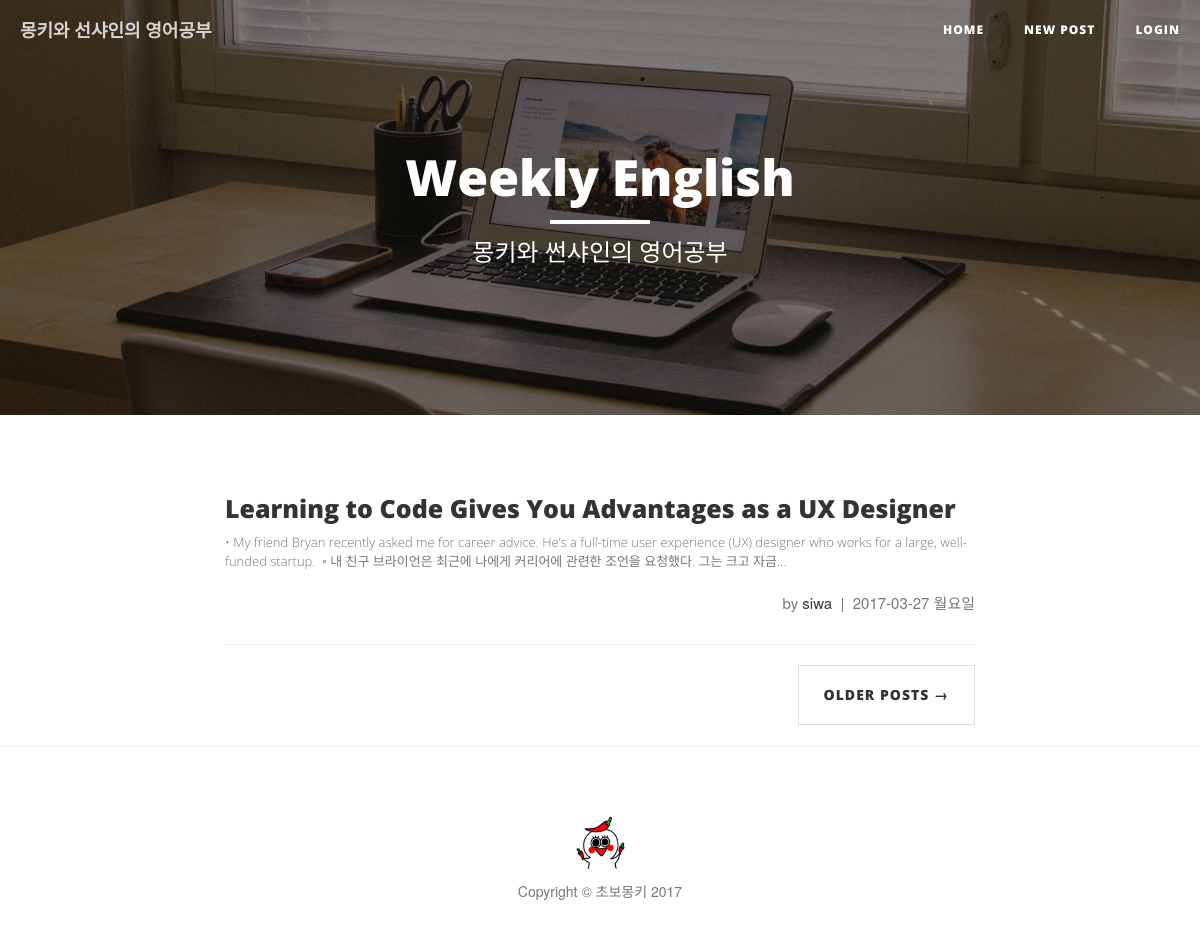
/, run on an earlier commit of the app's database.
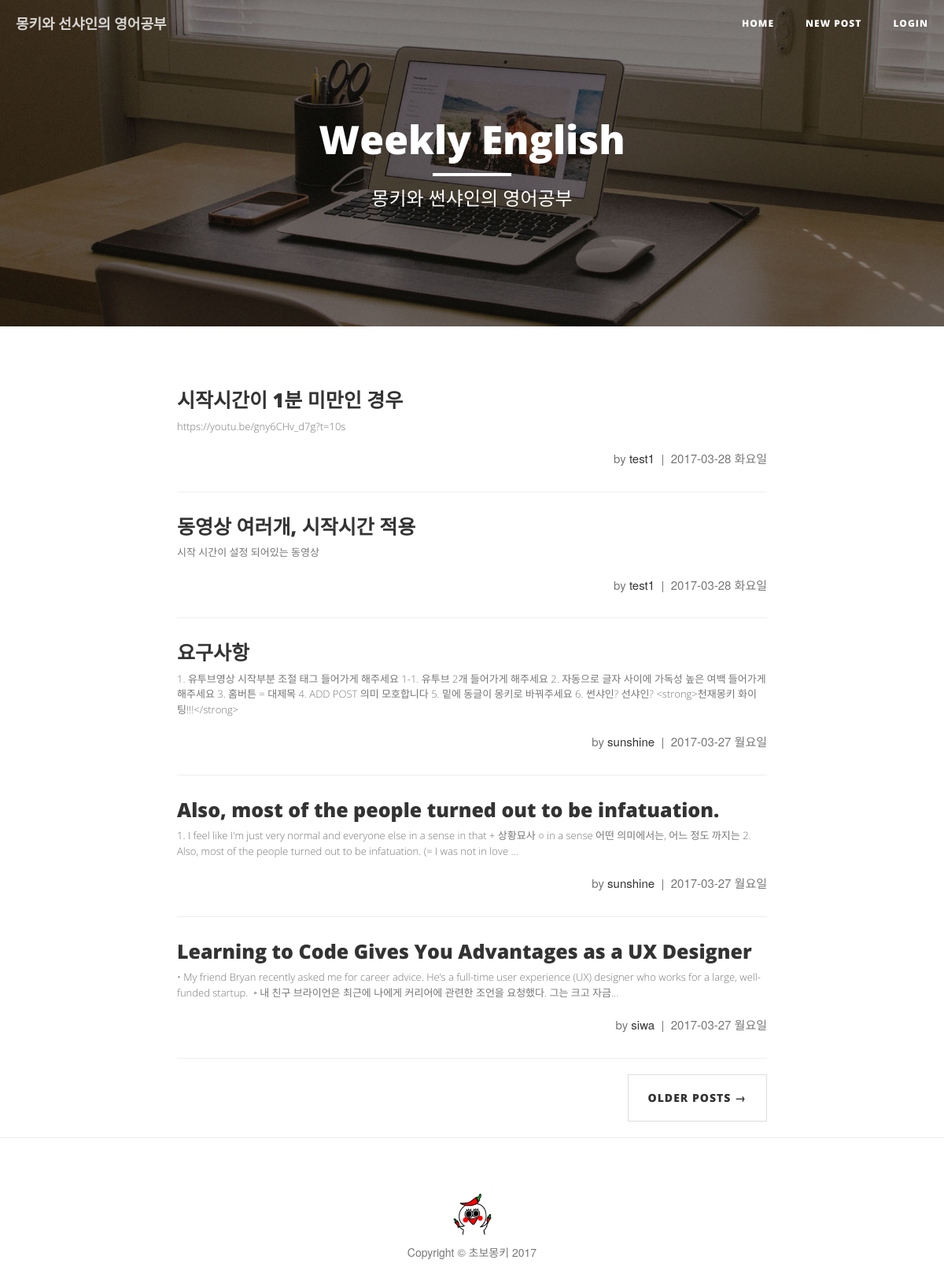
And on a later commit of the database.
### study/models.py (models this page shows, shortened)
class Post(models.Model):
    author = models.ForeignKey('auth.User')
    title = models.CharField(max_length=200, verbose_name='제목')
    origin = models.CharField(max_length=200,  blank=True, null=True, verbose_name='원본 URL')
    video_url = models.CharField(max_length=100, blank=True, null=True, verbose_name='YouTube 링크')
    video_key = models.CharField(max_length=12, null=True, blank=True)
    video_time = models.IntegerField(null=True, blank=True)
    video_url2 = models.CharField(max_length=100, blank=True, null=True, verbose_name='YouTube 링크2')
    video_key2 = models.CharField(max_length=12, null=True, blank=True)
    video_time2 = models.IntegerField(null=True, blank=True)
    text = models.TextField(verbose_name='내용')
    created_date = models.DateTimeField(auto_now_add=True)

### study/views.py (the view)
# urls.py: url(r'^$', views.post_list, name='post_list'),
def post_list(request):
    posts = Post.objects.all().order_by('-created_date')
    return render(request, 'bsr/post_list.html', {'posts':posts})

### study/templates/bsr/post_list.html
{% extends 'bsr/base.html' %}
{% block heading %}
<div class="site-heading">
    <h1 class><a class="heading" href="/">Weekly English</a></h1>
    <hr class="small">
    <span class="subheading">몽키와 썬샤인의 영어공부</span>
</div>
{% endblock %}
{% block content %}
{% for post in posts %}
  <div class="post-preview">
      <a href="{% url 'study:post_detail' pk=post.pk %}">
          <h2 class="post-title">
              {{ post.title }}
          </h2>
          <h3 class="post-subtitle">
              {{ post.text | truncatechars:200  }}
          </h3>
      </a>
      <p class="post-meta">by <a href="#">{{ post.author }}</a>&nbsp;&nbsp;|&nbsp;&nbsp;{{ post.created_date | date:"Y-m-d D" }}</p>
  </div>
  <hr>
{% endfor %}
  <ul class="pager">
      <li class="next">
          <a href="#">Older Posts &rarr;</a>
      </li>
  </ul>
{% endblock content %}

### study/templates/bsr/base.html (shortened to what this page needs)
<!DOCTYPE html>
{% load staticfiles %}
<html>
<head>
    <link href="{% static 'bsr/vendor/bootstrap/css/bootstrap.min.css' %}" rel="stylesheet">
    <link href="{% static 'bsr/css/clean-blog.css' %}" rel="stylesheet">
    <link href="{% static 'bsr/vendor/font-awesome/css/font-awesome.min.css' %}" rel="stylesheet" type="text/css">
</head>
<body>
    <nav class="navbar navbar-default navbar-custom navbar-fixed-top">
        <div class="container-fluid">
            <div class="navbar-header page-scroll">
                <a class="navbar-brand" href="{% url 'study:post_list' %}">몽키와 선샤인의 영어공부</a>
            </div>
            <div class="collapse navbar-collapse" id="bs-example-navbar-collapse-1">
                <ul class="nav navbar-nav navbar-right">
                    <li>
                        <a href="{% url 'study:post_list' %}">Home</a>
                    </li>
                    <li>
                        <a href="{% url 'study:post_new' %}">New Post</a>
                    </li>
                    <li>
                        {% if user.is_active %}
                        <a href="{% url 'logout' %}">Logout</a>
                        {% else %}
                        <a href="{% url 'login' %}">Login</a>
                        {% endif %}
                    </li>
                </ul>
            </div>
        </div>
    </nav>
    <header class="intro-header" style="background-image: url('{% static 'bsr/img/home-bg.jpg' %}')">
        <div class="container">
            <div class="row">
                <div class="col-lg-8 col-lg-offset-2 col-md-10 col-md-offset-1">
                    {% block heading %}
                    {% endblock %}
                </div>
            </div>
        </div>
    </header>
    <div class="container">
        <div class="row">
            <div class="col-lg-8 col-lg-offset-2 col-md-10 col-md-offset-1">
              {% block content %}
              {% endblock %}
            </div>
        </div>
    </div>
    <hr>
    <footer>
        <div class="container">
            <div class="row">
                <div class="col-lg-8 col-lg-offset-2 col-md-10 col-md-offset-1">
                    <img src="{% static 'bsr/img/favicon.png' %}" alt="로고" class="logo">
                    <p class="copyright text-muted">Copyright &copy; 초보몽키 2017</p>
                </div>
            </div>
        </div>
    </footer>
</body>
</html>

### study/static/bsr/css/clean-blog.css (style rules this page uses)
body { font-size: 17px; color: #333333; line-height: 2; }
p { line-height: 1.5; margin: 30px 0; }
p a { text-decoration: underline; }
h1, h2, h3, h4, h5, h6 { font-family: 'Open Sans', 'Helvetica Neue', Helvetica, Arial, sans-serif; font-weight: 800; }
a { color: #333333; }
hr.small { max-width: 100px; margin: 15px auto; border-width: 4px; border-color: white; }
.navbar-custom { position: absolute; top: 0; left: 0; width: 100%; z-index: 3; font-family: 'Open Sans', 'Helvetica Neue', Helvetica, Arial, sans-serif; }
.navbar-custom .navbar-brand { font-weight: 800; }
.navbar-custom .nav li a { text-transform: uppercase; font-size: 12px; font-weight: 800; letter-spacing: 1px; }
@media only screen and (min-width: 768px) { .navbar-custom { background: transparent; border-bottom: 1px solid transparent; } }
@media only screen and (min-width: 768px) { .navbar-custom .navbar-brand { color: white; padding: 20px; } }
@media only screen and (min-width: 768px) { .navbar-custom .nav li a { color: white; padding: 20px; } }
@media only screen and (min-width: 1170px) { .navbar-custom { -webkit-transition: background-color 0.3s; -moz-transition: background-color 0.3s; transition: background-color 0.3s; -webkit-transform: translate3d(0, 0, 0); -moz-transform: translate3d(0, 0, 0); -ms-transform: translate3d(0, 0, 0); -o-transform: translate3d(0, 0, 0); transform: translate3d(0, 0, 0); -webkit-backface-visibility: hidden; backface-visibility: hidden; } }
.intro-header { background-color: #777777; background: no-repeat center center; background-attachment: scroll; -webkit-background-size: cover; -moz-background-size: cover; background-size: cover; -o-background-size: cover; margin-bottom: 50px; }
.intro-header .site-heading, .intro-header .post-heading, .intro-header .page-heading { padding: 100px 0 50px; color: white; }
@media only screen and (min-width: 768px) { .intro-header .site-heading, .intro-header .post-heading, .intro-header .page-heading { padding: 150px 0; } }
.intro-header .site-heading, .intro-header .page-heading { text-align: center; }
.intro-header .site-heading h1, .intro-header .page-heading h1 { margin-top: 0; font-size: 35px; }
.intro-header .site-heading .subheading, .intro-header .page-heading .subheading { font-size: 24px; line-height: 1.1; display: block; font-family: 'Open Sans', 'Helvetica Neue', Helvetica, Arial, sans-serif; font-weight: 300; margin: 10px 0 0; }
@media only screen and (min-width: 768px) { .intro-header .site-heading h1, .intro-header .page-heading h1 { font-size: 50px; } }
.post-preview > a { color: #333333; }
.post-preview > a > .post-title { font-size: 25px; margin-top: 30px; margin-bottom: 10px; }
.post-preview > a > .post-subtitle { margin: 0px; line-height: 1.5; font-size: 13px; font-weight: 300; margin-bottom: 10px; color: #777777; }
.post-preview > .post-meta { color: #777777; font-size: 15px; margin-top: 20px; text-align: right; }
.post-preview > .post-meta > a { text-decoration: none; color: #333333; }
@media only screen and (min-width: 768px) { .post-preview > a > .post-title { font-size: 25px; } }
footer { padding: 50px 0 65px; }
footer .copyright { font-size: 14px; text-align: center; margin-bottom: 0; }
.pager { margin: 20px 0 0; }
.pager li > a, .pager li > span { font-family: 'Open Sans', 'Helvetica Neue', Helvetica, Arial, sans-serif; text-transform: uppercase; font-size: 14px; font-weight: 800; letter-spacing: 1px; padding: 15px 25px; background-color: white; border-radius: 0; }
body { -webkit-tap-highlight-color: #0085A1; }
.logo { display: block; margin-left: auto; margin-right: auto; width: 55px; }
.copyright { margin-top: 10px; }
.heading { color: white; }

What changed in the data, as far as the page shows it:
added Post: title "시작시간이 1분 미만인 경우", text "https://youtu.be/gny6CHv_d7g?t=10s", author "test1", created_date "2017-03-28 화요일"
added Post: title "동영상 여러개, 시작시간 적용", text "시작 시간이 설정 되어있는 동영상", author "test1", created_date "2017-03-28 화요일"
added Post: title "요구사항", text "1. 유투브영상 시작부분 조절 태그 들어가게 해주세요 1-1. 유투브 2개 들어가게 해주세요 2. 자동으로 글자 사이에 가독성 높은 여백 들어가게 해주세요 3. 홈버튼 = 대제목 4. ADD POST 의미 모호합니다 5. 밑에 동글이 몽키로 바꿔주세요 6. 썬샤인? 선샤인? <strong>천재몽키 화이팅!!!</strong>", author "sunshine", created_date "2017-03-27 월요일"
added Post: title "Also, most of the people turned out to be infatuation.", text "1. I feel like I'm just very normal and everyone else in a sense in that + 상황묘사 ○ in a sense 어떤 의미에서는, 어느 정도 까지는 2. Also, most of the people turned out to be infatuation. (= I was not in love ...", author "sunshine", created_date "2017-03-27 월요일"
